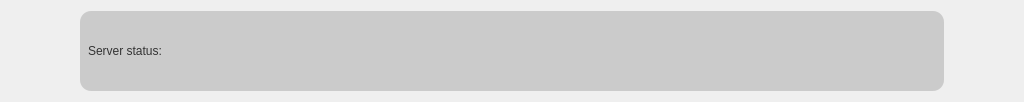
<?xml version="1.0" encoding="UTF-8"?>
<ui version="4.0">
 <class>StatusMessageDisplayer</class>
 <widget class="QWidget" name="StatusMessageDisplayer">
  <property name="geometry">
   <rect>
    <x>0</x>
    <y>0</y>
    <width>1024</width>
    <height>102</height>
   </rect>
  </property>
  <property name="minimumSize">
   <size>
    <width>1024</width>
    <height>102</height>
   </size>
  </property>
  <property name="maximumSize">
   <size>
    <width>1024</width>
    <height>102</height>
   </size>
  </property>
  <property name="windowTitle">
   <string>Form</string>
  </property>
  <property name="styleSheet">
   <string notr="true"/>
  </property>
  <layout class="QHBoxLayout" name="horizontalLayout">
   <property name="leftMargin">
    <number>80</number>
   </property>
   <property name="rightMargin">
    <number>80</number>
   </property>
   <item>
    <widget class="QLabel" name="label">
     <property name="styleSheet">
      <string notr="true">color: #333;
border: hidden;
border-radius: 11px;
padding: 5px;
background-color: rgba(200,200,200, 230);
min-width: 80px;</string>
     </property>
     <property name="lineWidth">
      <number>0</number>
     </property>
     <property name="text">
      <string>Server status:</string>
     </property>
     <property name="wordWrap">
      <bool>true</bool>
     </property>
    </widget>
   </item>
  </layout>
 </widget>
 <resources/>
 <connections/>
</ui>
